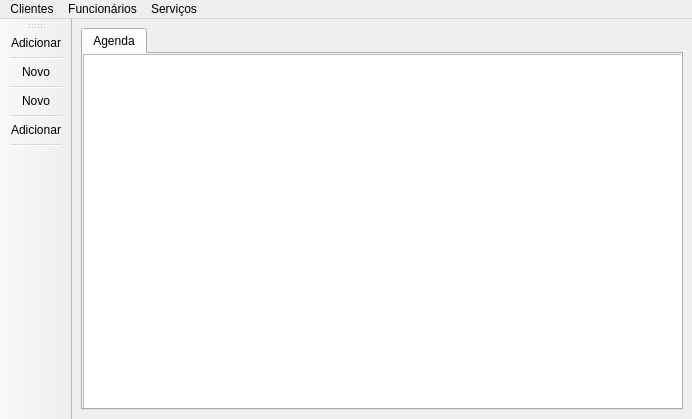
<?xml version="1.0" encoding="UTF-8"?>
<ui version="4.0">
 <class>MainWindow</class>
 <widget class="QMainWindow" name="MainWindow">
  <property name="geometry">
   <rect>
    <x>0</x>
    <y>0</y>
    <width>692</width>
    <height>419</height>
   </rect>
  </property>
  <property name="sizePolicy">
   <sizepolicy hsizetype="Minimum" vsizetype="MinimumExpanding">
    <horstretch>0</horstretch>
    <verstretch>0</verstretch>
   </sizepolicy>
  </property>
  <property name="maximumSize">
   <size>
    <width>800</width>
    <height>600</height>
   </size>
  </property>
  <property name="windowTitle">
   <string>MainWindow</string>
  </property>
  <widget class="QWidget" name="centralwidget">
   <property name="sizePolicy">
    <sizepolicy hsizetype="Ignored" vsizetype="Ignored">
     <horstretch>0</horstretch>
     <verstretch>0</verstretch>
    </sizepolicy>
   </property>
   <property name="maximumSize">
    <size>
     <width>800</width>
     <height>511</height>
    </size>
   </property>
   <layout class="QGridLayout" name="gridLayout">
    <item row="0" column="0">
     <widget class="QTabWidget" name="tabWidget">
      <property name="enabled">
       <bool>true</bool>
      </property>
      <property name="tabletTracking">
       <bool>false</bool>
      </property>
      <property name="autoFillBackground">
       <bool>false</bool>
      </property>
      <property name="tabPosition">
       <enum>QTabWidget::North</enum>
      </property>
      <property name="tabShape">
       <enum>QTabWidget::Rounded</enum>
      </property>
      <property name="currentIndex">
       <number>0</number>
      </property>
      <property name="elideMode">
       <enum>Qt::ElideNone</enum>
      </property>
      <property name="documentMode">
       <bool>false</bool>
      </property>
      <property name="tabsClosable">
       <bool>false</bool>
      </property>
      <property name="movable">
       <bool>false</bool>
      </property>
      <property name="tabBarAutoHide">
       <bool>false</bool>
      </property>
      <widget class="QWidget" name="tab_14">
       <attribute name="title">
        <string>Agenda</string>
       </attribute>
       <widget class="QTableWidget" name="tbwServicos">
        <property name="geometry">
         <rect>
          <x>0</x>
          <y>0</y>
          <width>621</width>
          <height>361</height>
         </rect>
        </property>
       </widget>
      </widget>
     </widget>
    </item>
   </layout>
  </widget>
  <widget class="QMenuBar" name="menubar">
   <property name="geometry">
    <rect>
     <x>0</x>
     <y>0</y>
     <width>692</width>
     <height>21</height>
    </rect>
   </property>
   <widget class="QMenu" name="menuClientes">
    <property name="title">
     <string>Clientes</string>
    </property>
    <addaction name="separator"/>
    <addaction name="separator"/>
    <addaction name="adicionarCliente"/>
    <addaction name="buscarCliente"/>
   </widget>
   <widget class="QMenu" name="menuFuncion_rios">
    <property name="title">
     <string>Funcionários</string>
    </property>
    <addaction name="novoFuncionario"/>
    <addaction name="excluirFuncionario"/>
   </widget>
   <widget class="QMenu" name="menuServi_os">
    <property name="title">
     <string>Serviços</string>
    </property>
    <addaction name="adicionarServico"/>
    <addaction name="listarServicos"/>
   </widget>
   <addaction name="menuClientes"/>
   <addaction name="menuFuncion_rios"/>
   <addaction name="menuServi_os"/>
  </widget>
  <widget class="QToolBar" name="toolBar">
   <property name="sizePolicy">
    <sizepolicy hsizetype="Fixed" vsizetype="Preferred">
     <horstretch>0</horstretch>
     <verstretch>0</verstretch>
    </sizepolicy>
   </property>
   <property name="windowTitle">
    <string>toolBar</string>
   </property>
   <property name="iconSize">
    <size>
     <width>32</width>
     <height>32</height>
    </size>
   </property>
   <attribute name="toolBarArea">
    <enum>LeftToolBarArea</enum>
   </attribute>
   <attribute name="toolBarBreak">
    <bool>false</bool>
   </attribute>
   <addaction name="adicionarCliente"/>
   <addaction name="separator"/>
   <addaction name="novoFuncionario"/>
   <addaction name="separator"/>
   <addaction name="novoAcento"/>
   <addaction name="separator"/>
   <addaction name="adicionarServico"/>
   <addaction name="separator"/>
  </widget>
  <action name="adicionarCliente">
   <property name="icon">
    <iconset resource="recursos.qrc">
     <normaloff>:/img/icones/cliente.png</normaloff>:/img/icones/cliente.png</iconset>
   </property>
   <property name="text">
    <string>Adicionar</string>
   </property>
   <property name="toolTip">
    <string>Adicionar novo cliente</string>
   </property>
  </action>
  <action name="buscarCliente">
   <property name="icon">
    <iconset resource="recursos.qrc">
     <normaloff>:/img/icones/cliente.png</normaloff>:/img/icones/cliente.png</iconset>
   </property>
   <property name="text">
    <string>Buscar</string>
   </property>
   <property name="toolTip">
    <string>Buscar por um cliente</string>
   </property>
  </action>
  <action name="novoFuncionario">
   <property name="icon">
    <iconset resource="recursos.qrc">
     <normaloff>:/img/icones/barbeiro.png</normaloff>:/img/icones/barbeiro.png</iconset>
   </property>
   <property name="text">
    <string>Novo</string>
   </property>
   <property name="toolTip">
    <string>Adicionar um novo funcionário</string>
   </property>
  </action>
  <action name="excluirFuncionario">
   <property name="icon">
    <iconset resource="recursos.qrc">
     <normaloff>:/img/icones/barbeiro.png</normaloff>:/img/icones/barbeiro.png</iconset>
   </property>
   <property name="text">
    <string>Editar</string>
   </property>
   <property name="toolTip">
    <string>Deletar um funcionário</string>
   </property>
  </action>
  <action name="adicionarServico">
   <property name="icon">
    <iconset resource="recursos.qrc">
     <normaloff>:/img/icones/maquina.png</normaloff>:/img/icones/maquina.png</iconset>
   </property>
   <property name="text">
    <string>Adicionar</string>
   </property>
   <property name="toolTip">
    <string>Adicionar novo servicio</string>
   </property>
  </action>
  <action name="listarServicos">
   <property name="icon">
    <iconset resource="recursos.qrc">
     <normaloff>:/img/icones/maquina.png</normaloff>:/img/icones/maquina.png</iconset>
   </property>
   <property name="text">
    <string>Listar</string>
   </property>
   <property name="toolTip">
    <string>Listar todos serviços</string>
   </property>
  </action>
  <action name="novoAcento">
   <property name="icon">
    <iconset resource="recursos.qrc">
     <normaloff>:/img/icones/acento.png</normaloff>:/img/icones/acento.png</iconset>
   </property>
   <property name="text">
    <string>Novo</string>
   </property>
   <property name="toolTip">
    <string>Criar um novo acento</string>
   </property>
  </action>
 </widget>
 <resources>
  <include location="recursos.qrc"/>
 </resources>
 <connections/>
</ui>
